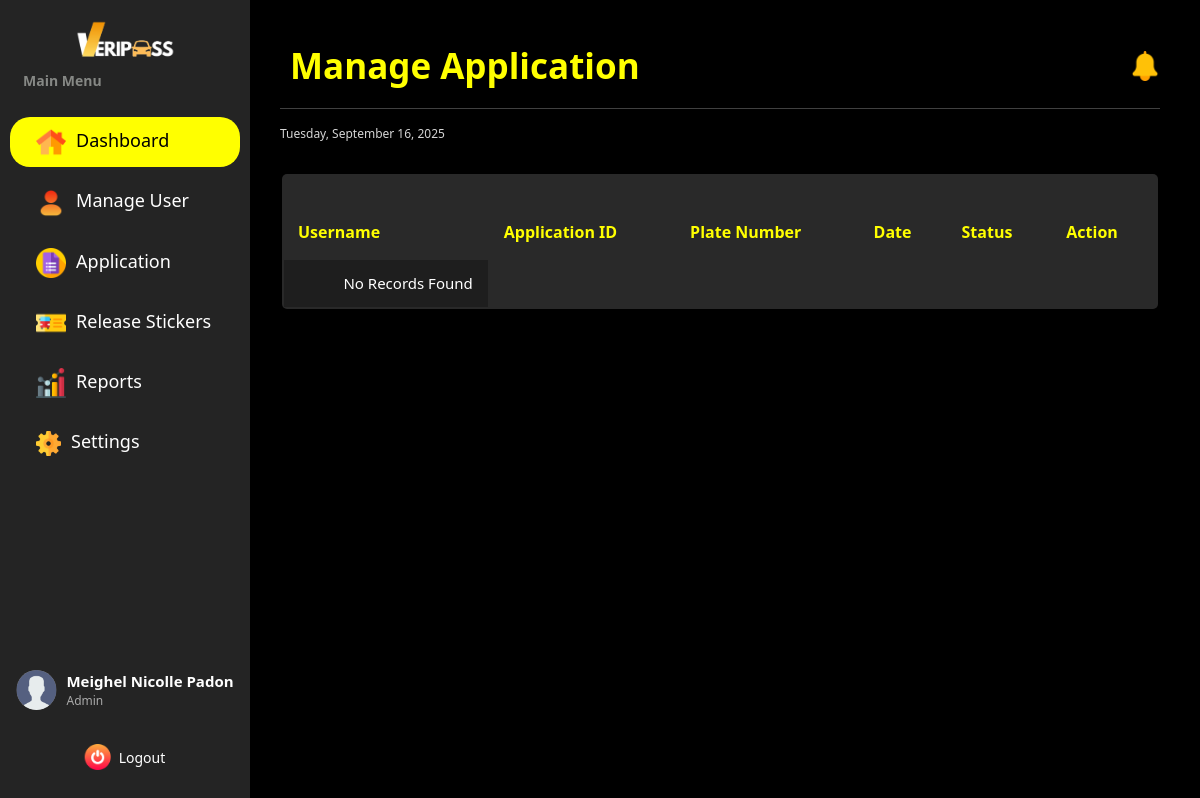
Before: /dashboard/admin/manage_application/ (signed in) with the older database file.
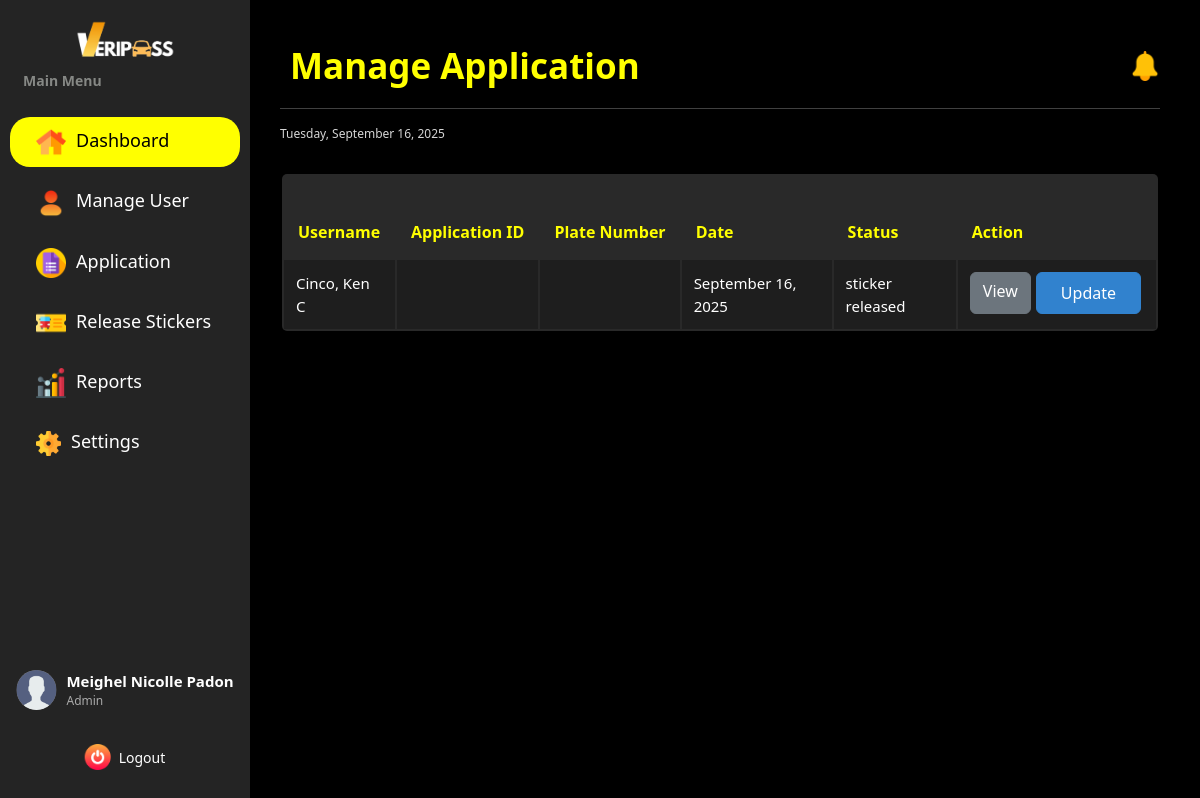
After: the same page with the newer database file.
### vehicle_pass/models.py (models this page shows, shortened)
class BaseModel(models.Model):
    created_at = models.DateTimeField(auto_now_add=True, db_index=True)
    updated_at = models.DateTimeField(auto_now=True)
    class Meta:
        abstract = True

class Registration(BaseModel):
    STATUS_CHOICES = [
        ('no application', 'No Application'),
        ('application submitted', 'Application Submitted'),
        ('initial approval', 'Waiting for Approval by OIC'),
        ('final approval', 'Waiting for Final Approval by GSO - Director'),
        ('approved', 'Approved'),
        ('sticker released', 'Vehicle Pass Sticker Released'),
        ('rejected', 'Rejected')
    ]
    registration_number = models.BigAutoField(primary_key=True)
    user = models.ForeignKey(UserProfile, on_delete=models.CASCADE)
    vehicle = models.ForeignKey(Vehicle, on_delete=models.CASCADE)
    files = models.URLField(max_length=255)
    status = models.CharField(max_length=85, choices=STATUS_CHOICES, default='no application')
    remarks = models.TextField(null=True)
    initial_approved_by = models.ForeignKey(SecurityProfile, on_delete=models.CASCADE, related_name='initial_approval', null=True, blank=True)
    final_approved_by = models.ForeignKey(SecurityProfile, on_delete=models.CASCADE, related_name='final_approval', null=True, blank=True)
    date_of_filing = models.DateTimeField(auto_now_add=True)
    sticker_released_date = models.DateField(blank=True, null=True)
    e_signature = models.ImageField(upload_to='signature/')
    printed_name = models.CharField(max_length=125)
    signature_date = models.DateTimeField(auto_now_add=True)
    def __str__(self):
        return f"Registration {self.registration_number} for {self.user.lastname}, {self.user.firstname}"

class UserProfile(BaseModel):
    ROLE_CHOICES = [('user', 'User'),
        ('security', 'Security'),
        ('admin', 'Admin')
        ]
    SCHOOL_ROLE_CHOICES = [('student', 'Student'),
                           ('faculty & staff', 'Faculty and Staff'),
                           ('university official', 'University Official')
    ]
    COLLEGE_CHOICES = [('CAD', 'College of Architecture and Design'),
                       ('CAH', 'College of Arts and Humanities'),
                       ('CBA', 'College of Business and Accountancy'),
                       ('CCJE', 'College of Criminal Justice and Education'),
                       ('CoE', 'College of Engineering'),
                       ('CHTM', 'College of Hospitality Management and Tourism'),
                       ('CNHS', 'College of Nursing and Health Sciences'),
                       ('CS', 'College of Sciences'),
                       ('CTE', 'College of Teacher Education'),
    ]
    YEAR_LEVEL_CHOICES = [('first year', 'First Year'),
                          ('second year', 'Second Year'),
                          ('third year', 'Thord Year'),
                          ('fourth year', 'Fourth year'),
                          ('fifth year', 'Fifth Year')
    ]
    OFFICE_CHOICES = [
        ('university president', 'University President'),
        ('university president coa', 'University President COA'),
        ('office of the university secretary', 'Office of the University Secretary'),
        ('legal office', 'Legal Office (Data Privacy Office)'),
        ('planning and development office', 'Planning and Development Office'),
        ('office of the internal audit services', 'Office of the Internal Audit Services (QMS)'),
        ('public information office', 'Public Information Office'),
        ('alumni affairs office', 'Alumni Affairs Office'),
        ('academic council', 'Academic Council'),
        ('administrative council', 'Administrative Council'),
        ('research and extension council', 'Research and Extension Council'),
        ('management committee', 'Management Committee'),
        ('university ethics committee', 'University Ethics Committee'),
        ('gender and development office', 'Gender and Development Office'),
        ('international affairs and linkages office', 'International Affairs and Linkages Office'),
        ('office of the vice president for finance and administration', 'Office of the Vice President for Finance and Administration'),
        ('bids and awards committee', 'Bids and Awards Committee'),
        ('administrative management office', 'Administrative Management Office'),
        ('records archives management office', 'Records Archives Management Office'),
        ('human resource management office', 'Human Resource Management Office'),
        ('faculty and staff development unit', 'Faculty and Staff Development Unit'),
        ('health services office', 'Health Services Office'),
        ('management information system information office', 'Management Information System Information Office'),
        ('security office', 'Security Office'),
        ('supply and property management office', 'Supply and Property Management Office'),
        ('disaster risk reduction and management office', 'Disaster Risk Reduction and Management Office'),
        ('project management office', 'Project Management Office'),
        ('general services office', 'General Services Office'),
        ('utility and environmental management office', 'Utility and Environmental Management Office'),
        ('motorpool office', 'Motorpool Office'),
        ('finance management service offices (cfo)', 'Finance Management Service Offices (CFO)'),
        ('accounting office', 'Accounting Office'),
        ('processing unit', 'Processing Unit'),
        ('student accounts & assessment', 'Student Accounts & Assessment'),
        ('financial reporting', 'Financial Reporting'),
        ('budget office', 'Budget Office'),
        ('production services/income generating projects office', 'Production Services/Income Generating Projects Office'),
        ('production', 'Production'),
        ('sifma', 'SIFMA'),
        ('university bookstore', 'University Bookstore'),
        ('auxiliary services - canteen', 'Auxiliary Services - Canteen'),
        ('auxiliary services - hostel', 'Auxiliary Services - Hostel'),
        ('auxiliary services - dormitory', 'Auxiliary Services - Dormitory'),
        ('university printing press', 'University Printing Press'),
        ('procurement office', 'Procurement Office'),
        ('cashiers office', 'Cashier’s Office'),
        ('office of the vice president for research, development and extension', 'Office of the Vice President for Research, Development and Extension'),
        ('university research office', 'University Research Office'),
        ('university extension service office', 'University Extension Service Office'),
        ('intellectual property and technology transfer office', 'Intellectual Property and Technology Transfer Office'),
        ('palawan studies center', 'Palawan Studies Center'),
        ('center for strategy policy and governance', 'Center for Strategy Policy and Governance'),
        ('panrehiyong iv-b sentro ng wikang pilipino', 'Panrehiyong IV-B Sentro ng Wikang Pilipino'),
        ('marine science research center', 'Marine Science Research Center'),
        ('palawan international technology business incubator & startup hub office', 'Palawan International Technology Business Incubator & Startup Hub Office'),
        ('office of the vice president for academic affairs', 'Office of the Vice President for Academic Affairs'),
        ('office of the eteeap', 'Office of the ETEEAP'),
        ('office of the university registrar', 'Office of the University Registrar'),
        ('university quality assurance center', 'University Quality Assurance Center'),
        ('office of the university sports', 'Office of the University Sports'),
        ('office of the curriculum & instructional materials development', 'Office of the Curriculum & Instructional Materials Development'),
        ('office of the student affairs and services', 'Office of the Student Affairs and Services'),
        ('social and cultural affairs (psu band, psu dance troupe, psu singers)', 'Social and Cultural Affairs (PSU Band, PSU Dance Troupe, PSU Singers)'),
        ('office of the university library', 'Office of the University Library'),
        ('psu museum', 'PSU Museum'),
    ]
    WORKPLACE_CHOICES = OFFICE_CHOICES + COLLEGE_CHOICES
    corporate_email = models.EmailField(max_length=50, unique=True)
    password = models.CharField(max_length=128)
    contact = models.CharField(max_length=14)
    lastname = models.CharField(max_length=25)
    firstname = models.CharField(max_length=50)
    middlename = models.CharField(max_length=25, blank=True, null=True)
    suffix = models.CharField(max_length=5, blank=True, null=True)
    address = models.CharField(max_length=100, blank=True, null=True)
    dl_number = models.CharField(max_length=25)
    college = models.CharField(max_length=100, choices=COLLEGE_CHOICES ,blank=True, null=True)
    program = models.CharField(max_length=100, blank=True, null=True)
    year_level = models.CharField(max_length=40, choices=YEAR_LEVEL_CHOICES, blank=True, null=True)
    father_name = models.CharField(max_length=100, blank=True, null=True)
    father_contact = models.CharField(max_length=14, blank=True, null=True)
    father_address = models.CharField(max_length=150, blank=True, null=True)
    mother_name = models.CharField(max_length=100, blank=True, null=True)
    mother_contact =models.CharField(max_length=14, blank=True, null=True)
    mother_address = models.CharField(max_length=150, blank=True, null=True)
    guardian_name = models.CharField(max_length=100, blank=True, null=True)
    guardian_contact = models.CharField(max_length=14, blank=True, null=True)
    guardian_address = models.CharField(max_length=150, blank=True, null=True)
    position = models.CharField(max_length=50, blank=True, null=True)
    workplace = models.CharField(max_length=150, choices=WORKPLACE_CHOICES, blank=True, null=True)
    role = models.CharField(max_length=20, choices=ROLE_CHOICES, default='user', null=True)
    school_role = models.CharField(max_length=20, choices=SCHOOL_ROLE_CHOICES, null=True, blank=True)

### vehicle_pass/views.py (the view)
# urls.py: path("dashboard/admin/manage_application/", AdminViewApplication.as_view(), name="admin_manage_application"),
class AdminViewApplication(CustomLoginRequiredMixin, ListView):
    model = Registration
    template_name = 'Admin Dashboard/Admin_Application.html'
    context_object_name = 'applications'
    paginate_by = 20
    def get_context_data(self, **kwargs):
        context = super().get_context_data(**kwargs)
        applications = context['applications']
        print(f"Applications count: {len(applications)}")
        if applications:
            print(f"First application: {applications[0]}")
        return context

### vehicle_pass/authentication.py (called while the page is built)
    def dispatch(self, request, *args, **kwargs):
        if not request.session.get("user_id"): #overrides the django dispatch
            return redirect("login")  #redirect to login if no active on session
        return super().dispatch(request, *args, **kwargs)

### vehicle_pass/context_processors.py (called while the page is built)
def admin_user_context(request):
    if hasattr(request, 'session') and 'user_id' in request.session:
        try:
            user_id = request.session.get('user_id')
            admin_user = UserProfile.objects.get(id=user_id, role='admin')
            admin_name = f"{admin_user.firstname} {admin_user.lastname}"
        except Exception as e:
            admin_name = "Admin"
    else:
        admin_name = "Not Logged In"
    return {'admin_name': admin_name}

def default_user_context(request):
    if hasattr(request, 'session') and 'user_id' in request.session:
        try:
            user_id = request.session.get('user_id')
            default_user = UserProfile.objects.get(id=user_id, role='user')
            user_name = f"{default_user.firstname} {default_user.lastname}"
        except Exception as e:
            user_name = "User"
    else:
        user_name = "Not Logged In"
    return {'user_name': user_name}

### templates/Admin Dashboard/Admin_Application.html (shortened to what this page needs)
{% extends "includes/admin_sidebar.html" %}
{% load static %}
{% block extra_css %}
    <link rel="stylesheet" href="{% static 'css/admin-dashboard-style.css' %}">
    <link rel="stylesheet" href="{% static 'css/sidebar.css' %}">
    <link rel="stylesheet"href="https://cdn.datatables.net/responsive/2.4.1/css/responsive.dataTables.min.css">
{% endblock %}
{% block content %}
<div class="dashboard-wrapper d-flex">
    <div class="main-content flex-grow-1 ms-uto">
        <div class="d-flex justify-content-between align-items-center">
            <h2 class="title mb-3 mb-md-0">Manage Application</h2>
            <div class="d-flex align-items-center gap-3">
                <a href="Announcements.html" class="text-decoration-none position-relative">
                    <img src="{% static 'images/notification.png' %}" alt="Notifications" width="30" height="30">
                </a>
            </div>
        </div>
        <hr>
        <small><span id="date"></span></small>
        <br>
        <section class="table-container">
            <table id="myTable" class="users-table">
                <thead>
                    <tr>
                        <th>Username</th>
                        <th>Application ID</th>
                        <th>Plate Number</th>
                        <th>Date</th>
                        <th>Status</th>
                        <th>Action</th>
                    </tr>
                </thead>
                <tbody>
                    {% for applicant in applications %}
                        <tr>
                            <td>{{ applicant.user.lastname }}, {{ applicant.user.firstname }} {{ applicant.user.middlename|default_if_none:""|slice:":1"}}</td>
                            <td>{{ applicant.registrationNumber }}</td>
                            <td>{{ applicant.vehicle.plateNumber }}</td>
                            <td>{{ applicant.created_at|date:"F d, Y" }}</td>
                            <td>{{ applicant.status }}</td>
                            <td>
                                <a href="{% url 'admin_view_specific_application' applicant.pk %}" class="btn btn-secondary">View</a>
                                <a href="{% url 'admin_update_application' applicant.pk %}" class="btn btn-primary">Update</a>
                            </td>
                        </tr>
                    {% empty %}
                        <tr>
                        <td colspan="6" style="text-align: center">
                            <p class="text-sm font-weight-bold mb-0">No Records Found</p>
                        </td>
                        </tr>
                    {% endfor %}
                </tbody>
            </table>
        </section>
    </div>
</div>
{% endblock %}

Changed rows visible on the page:
added Registration: user.lastname "Cinco", user.firstname "Ken", user.middlename "C", created_at "September 16, 2025", status "sticker released"
Other visible differences:
text no longer shown: "No Records Found"
